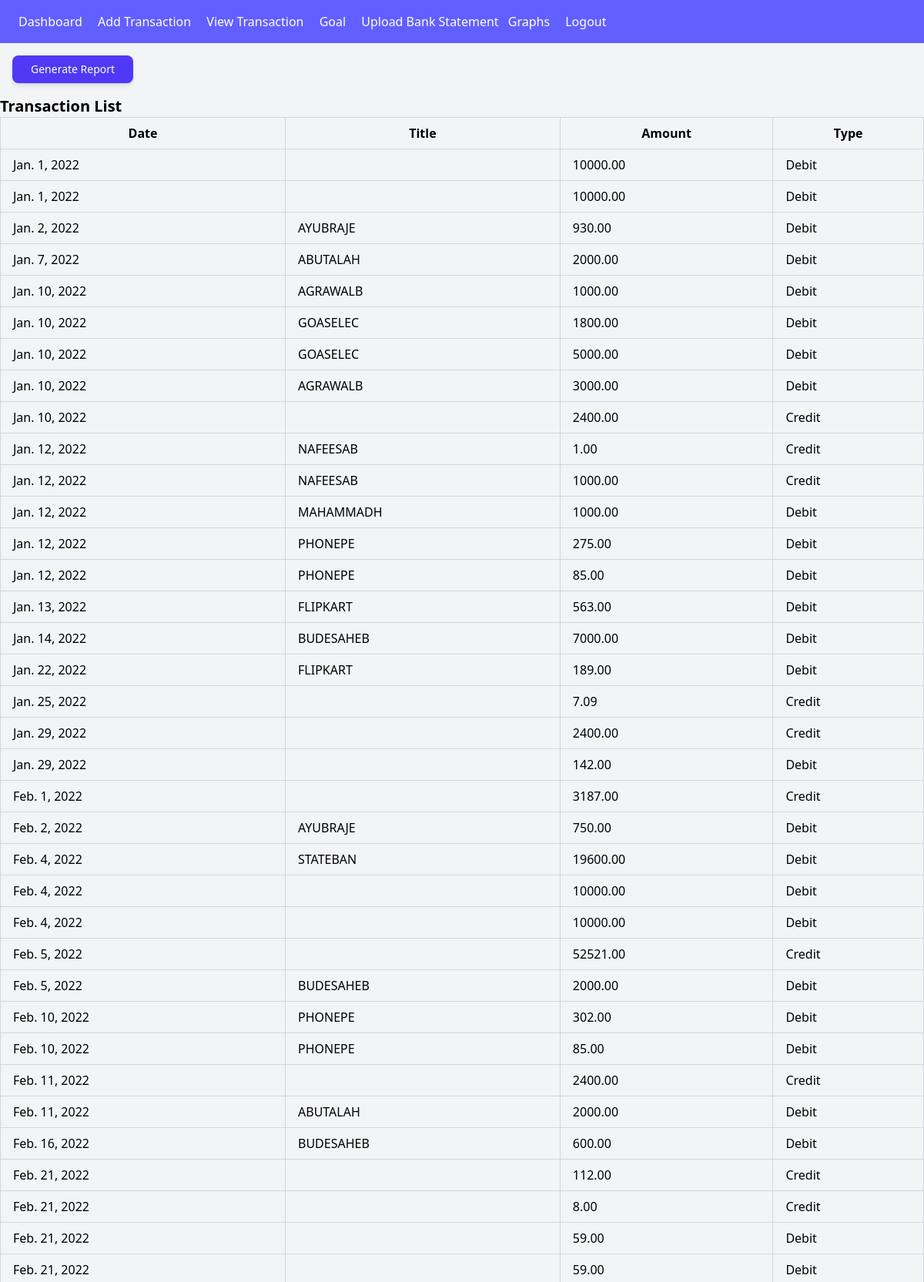
The page /transactions/ (signed in, upper part) on the database its author committed.
### finanace/models.py (models this page shows)
class Transaction(models.Model):
    TRANSACTION_TYPES=[
        ('Income','Income'),
        ('Expense','Expense')
    ]
    user=models.ForeignKey(User,on_delete=models.CASCADE)
    title=models.CharField(max_length=255)
    amount=models.DecimalField(max_digits=10, decimal_places=2)
    transaction_type=models.CharField(max_length=10,choices=TRANSACTION_TYPES)
    date=models.DateField()
    category=models.CharField(max_length=255)

### finanace/views.py (the view)
# urls.py: path("transactions/",TransactionListView.as_view(),name="Transaction_list"),
class TransactionListView(View):
    def get(self,request,*args,**kwargs):
        transaction=Transaction.objects.filter(user=request.user)
        return render(request,"transaction_list.html",{'transaction':transaction})

### finanace/templates/transaction_list.html (shortened to what this page needs)
{% extends 'base.html' %}
{% block content %}
<a href="{% url 'export_transaction'%}" class="ml-4 my-4 inline-block px-6 py-2 text-sm font-medium text-white bg-indigo-600 rounded-lg shadow-md hover:bg-indigo-700 focus:outline-none focus:ring-2 focus:ring-indigo-500 transition duration-200">
    Generate Report
</a>
<h1 class="text-xl font-bold">Transaction List </h1>
<table class="min-w-full table-auto border-collapse border border-gray-300">
    <thead>
        <tr class="bg-gray-100">
            <th class="px-4 py-2 border border-gray-300">Date</th>
            <th class="px-4 py-2 border border-gray-300">Title</th>
            <th class="px-4 py-2 border border-gray-300">Amount</th>
            <th class="px-4 py-2 border border-gray-300">Type</th>
        </tr>
    </thead>
    <tbody>
        {% for t in transaction %}
            <tr class="hover:bg-gray-50">
                <td class="px-4 py-2 border border-gray-300">
                    {{t.date}}
                </td>
                <td class="px-4 py-2 border border-gray-300">
                    {{t.title}}
                </td>
                <td class="px-4 py-2 border border-gray-300">
                    {{t.amount}}
                </td>
                <td class="px-4 py-2 border border-gray-300">
                    {% if t.transaction_type == 'Income' %}
                        Credit
                    {% else%}
                        Debit
                    {% endif %}
                </td>
            </tr>
        {% endfor %}
    </tbody>
</table>
{% endblock content %}

### rows shown on the page
Transaction: date "Jan. 1, 2022", amount "10000.00", transaction_type "Debit"
Transaction: date "Jan. 1, 2022", amount "10000.00", transaction_type "Debit"
Transaction: date "Jan. 2, 2022", title "AYUBRAJE", amount "930.00", transaction_type "Debit"
Transaction: date "Jan. 7, 2022", title "ABUTALAH", amount "2000.00", transaction_type "Debit"
Transaction: date "Jan. 10, 2022", title "AGRAWALB", amount "1000.00", transaction_type "Debit"
Transaction: date "Jan. 10, 2022", title "GOASELEC", amount "1800.00", transaction_type "Debit"
Transaction: date "Jan. 10, 2022", title "GOASELEC", amount "5000.00", transaction_type "Debit"
Transaction: date "Jan. 10, 2022", title "AGRAWALB", amount "3000.00", transaction_type "Debit"
Transaction: date "Jan. 10, 2022", amount "2400.00", transaction_type "Credit"
Transaction: date "Jan. 12, 2022", title "NAFEESAB", amount "1.00", transaction_type "Credit"
Transaction: date "Jan. 12, 2022", title "NAFEESAB", amount "1000.00", transaction_type "Credit"
Transaction: date "Jan. 12, 2022", title "MAHAMMADH", amount "1000.00", transaction_type "Debit"
Transaction: date "Jan. 12, 2022", title "PHONEPE", amount "275.00", transaction_type "Debit"
Transaction: date "Jan. 12, 2022", title "PHONEPE", amount "85.00", transaction_type "Debit"
Transaction: date "Jan. 13, 2022", title "FLIPKART", amount "563.00", transaction_type "Debit"
Transaction: date "Jan. 14, 2022", title "BUDESAHEB", amount "7000.00", transaction_type "Debit"
Transaction: date "Jan. 22, 2022", title "FLIPKART", amount "189.00", transaction_type "Debit"
Transaction: date "Jan. 25, 2022", amount "7.09", transaction_type "Credit"
Transaction: date "Jan. 29, 2022", amount "2400.00", transaction_type "Credit"
Transaction: date "Jan. 29, 2022", amount "142.00", transaction_type "Debit"
Transaction: date "Feb. 1, 2022", amount "3187.00", transaction_type "Credit"
Transaction: date "Feb. 2, 2022", title "AYUBRAJE", amount "750.00", transaction_type "Debit"
Transaction: date "Feb. 4, 2022", title "STATEBAN", amount "19600.00", transaction_type "Debit"
Transaction: date "Feb. 4, 2022", amount "10000.00", transaction_type "Debit"
Transaction: date "Feb. 4, 2022", amount "10000.00", transaction_type "Debit"
Transaction: date "Feb. 5, 2022", amount "52521.00", transaction_type "Credit"
Transaction: date "Feb. 5, 2022", title "BUDESAHEB", amount "2000.00", transaction_type "Debit"
Transaction: date "Feb. 10, 2022", title "PHONEPE", amount "302.00", transaction_type "Debit"
Transaction: date "Feb. 10, 2022", title "PHONEPE", amount "85.00", transaction_type "Debit"
Transaction: date "Feb. 11, 2022", amount "2400.00", transaction_type "Credit"
Transaction: date "Feb. 11, 2022", title "ABUTALAH", amount "2000.00", transaction_type "Debit"
Transaction: date "Feb. 16, 2022", title "BUDESAHEB", amount "600.00", transaction_type "Debit"
Transaction: date "Feb. 21, 2022", amount "112.00", transaction_type "Credit"
Transaction: date "Feb. 21, 2022", amount "8.00", transaction_type "Credit"
Transaction: date "Feb. 21, 2022", amount "59.00", transaction_type "Debit"
Transaction: date "Feb. 21, 2022", amount "59.00", transaction_type "Debit"
